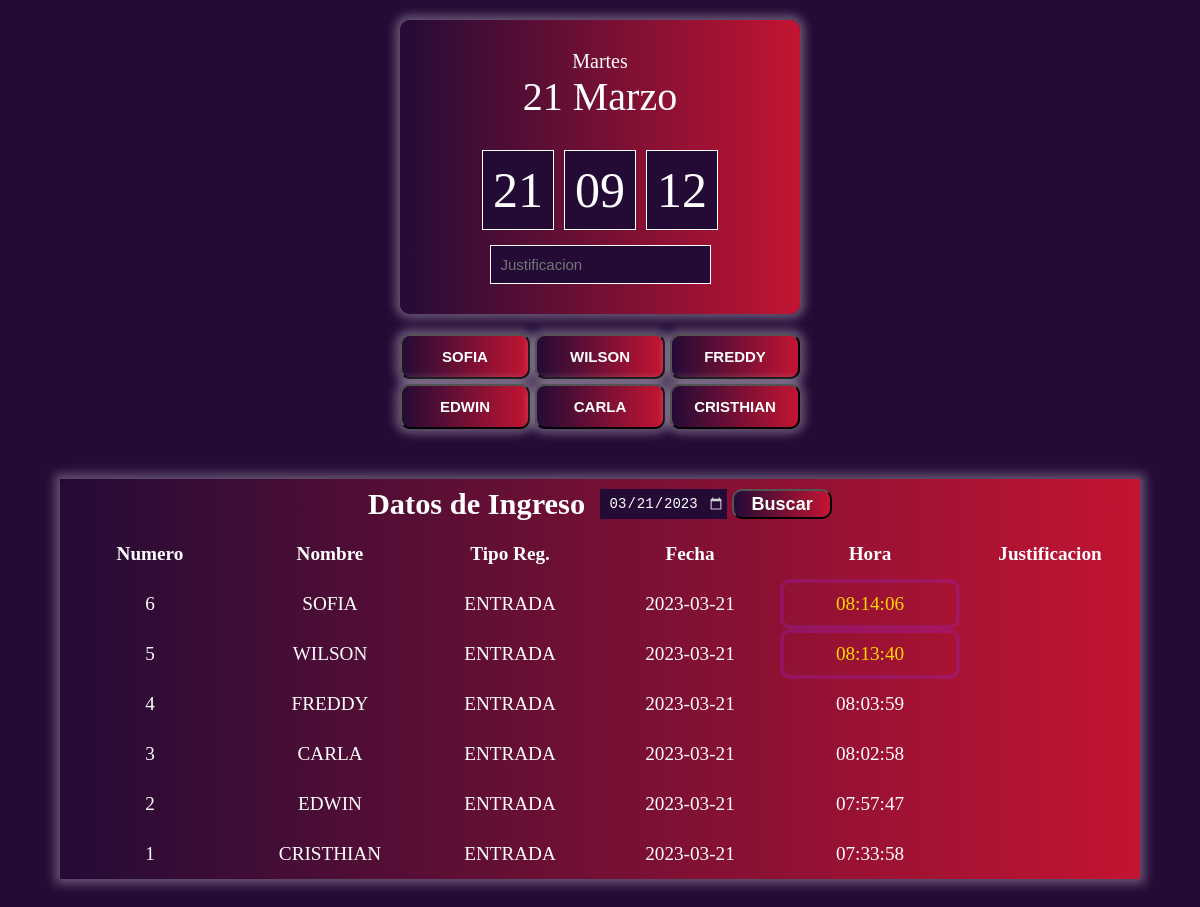
The page / on the database its author committed.
### tables this page shows
CREATE TABLE funcionarios 
(id int,
nombre text,
apellido text,
cargo text);

CREATE TABLE registros (
	id int,
	tipo int,
	fecha int,
	justificativo text,
	afavor int, 
    hora int);

### reloj.php (called while the page is built, shortened)
<?php
    $fecha_actual = date("Y-m-d");
?>

### index.php (the view, shortened to what this page needs)
<?php
    include("conex.php");
    include("reloj.php")
?>
<!DOCTYPE html>
<html lang="es">
<head>
    <link rel="stylesheet" href="style.css">
</head>
<body>
    <form action="" method="post">
        <div class="reloj">
            <p class="dia" id="dia">--</p>
            <p class="mes" id="mes">--</p>
            <div class="hora" id="hora">
                <p>00</p>
                <p>00</p>
                <p>00</p>
            </div>
            <input type="text" name="justifi" placeholder = "Justificacion">
        </div>
        <div class="boton">
                <input type="submit" name="sofia" id="sofia" value="SOFIA">
                <input type="submit" name="wilson" id="wilson" value="WILSON">
                <input type="submit" name="freddy" id="freddy" value="FREDDY">
                <input type="submit" name="edwin" id="edwin" value="EDWIN">
                <input type="submit" name="carla" id="carla" value="CARLA">
                <input type="submit" name="cristhian" id="cristhian" value="CRISTHIAN">
        </div>
        <div class="tabla">
            <div class="tb-title">Datos de Ingreso
                <input type="date" name="filtro" id="filtrofecha" value="<?php echo date('Y-m-d')?>">
                <input type="submit" name="b_fecha" value="Buscar" id="btnbuscar">
            </div>
            <div class="tb-header">Numero</div>
            <div class="tb-header">Nombre</div>
            <div class="tb-header">Tipo Reg.</div>
            <div class="tb-header">Fecha</div>
            <div class="tb-header">Hora</div>
            <div class="tb-header">Justificacion</div>
            <?php
            $select = "select ROW_NUMBER () over () as fila,(select a.nombre from funcionarios a where a.id=b.id) as nombre,
            b.tipo,b.fecha,b.hora,b.justificativo from registros b
            where b.fecha = '$fecha_actual'
            order by b.fecha desc, b.hora desc";
            $resultado = $db->query($select);
            while($row = $resultado->fetchArray()){
            ?>
            <div class="tb-item"><?php echo $row["fila"];?></div>
            <div class="tb-item"><?php echo $row["nombre"];?></div>
            <div class="tb-item"><?php echo $row["tipo"];?></div>
            <div class="tb-item"><?php echo $row["fecha"];?></div>
            <?php if(strtotime($row["hora"]) > strtotime("08:05:59")){?>
                    <div class="tb-item" id="hora"><?php echo $row["hora"];?></div><?php
                }else{?>
                    <div class="tb-item" ><?php echo $row["hora"];?></div><?php
                };?>
            <div class="tb-item"><?php echo $row["justificativo"];?></div>
            <?php }?>
        </div>
    </form>
</body>
</html>

### style.css (style rules this page uses)
* { margin: 0; padding: 0; box-sizing: border-box; }
body { background-color: #240b36; }
.reloj { width: 400px; background: linear-gradient(to right,#240b36,#c31432); color: #ffffff; text-align: center; padding: 30px; margin: 20px auto; border-radius: 10px; user-select: none; box-shadow: 0px 0px 10px 5px rgba(255, 255, 255, 0.3); }
.reloj .dia { font-size: 20px; }
.reloj .mes { font-size: 40px; }
.reloj .hora { display: flex; justify-content: center; margin-top: 30px; margin-bottom: 15px; }
.reloj .hora p { font-size: 50px; background-color: #240b36; padding: 10px; margin: 0px 5px; border: 1px solid #ffffff; }
.reloj input { color: #ffffff; margin-top: 30px; font-size: 15px; background-color: #240b36; padding: 10px; margin: 0px 5px; border: 1px solid #ffffff; }
.boton { width: 400px; margin: 20px auto; display: grid; grid-template-columns: repeat(3, 1fr); grid-gap: 5px 5px; }
.boton input { font-size: 15px; background: linear-gradient(to right,#240b36,#c31432); color: #ffffff; font-weight: bold; text-align: center; padding: 12px 5px; box-shadow: 0px 0px 10px 5px rgba(255, 255, 255, 0.3); border-radius: 10px; }
.tabla .tb-title #btnbuscar { width: 100px; height: 30px; font-size: 18px; background: linear-gradient(to right,#240b36,#c31432); color: #ffffff; font-weight: bold; text-align: center; border-radius: 10px; }
.tabla { width: 90%; background: linear-gradient(to right,#240b36,#c31432); color: #ffffff; margin: 50px auto; text-align: center; display: grid; grid-template-columns: repeat(6,1fr); grid-auto-rows: 50px; box-shadow: 0px 0px 10px 5px rgba(255, 255, 255, 0.3); }
.tb-title { grid-column-start: 1; grid-column-end: 7; background: linear-gradient(to right,#240b36,#c31432); display: flex; align-items: center; justify-content: center; font-weight: bold; font-size: 1.9em; }
.tb-header, .tb-item { display: flex; justify-content: center; align-items: center; }
.tb-header { font-weight: bold; font-size: 1.2em; }
.tb-item { padding: 10px; font-size: 1.2em; }
.tabla #hora { border-radius: 10px; border-style: solid; border-color: rgba(156, 31, 194, 0.3); border-width: 4px; color: gold; }
.tabla .tb-title #filtrofecha { height: 30px; color: #ffffff; font-size: 14px; background-color: #240b36; margin: 0 5px 0 15px; border: none; text-align: center; }

### rows shown on the page
funcionarios: fila "6", nombre "SOFIA", registros.tipo "ENTRADA", registros.fecha "2023-03-21", registros.hora "08:14:06"
funcionarios: fila "5", nombre "WILSON", registros.tipo "ENTRADA", registros.fecha "2023-03-21", registros.hora "08:13:40"
funcionarios: fila "4", nombre "FREDDY", registros.tipo "ENTRADA", registros.fecha "2023-03-21", registros.hora "08:03:59"
funcionarios: fila "3", nombre "CARLA", registros.tipo "ENTRADA", registros.fecha "2023-03-21", registros.hora "08:02:58"
funcionarios: fila "2", nombre "EDWIN", registros.tipo "ENTRADA", registros.fecha "2023-03-21", registros.hora "07:57:47"
funcionarios: fila "1", nombre "CRISTHIAN", registros.tipo "ENTRADA", registros.fecha "2023-03-21", registros.hora "07:33:58"
